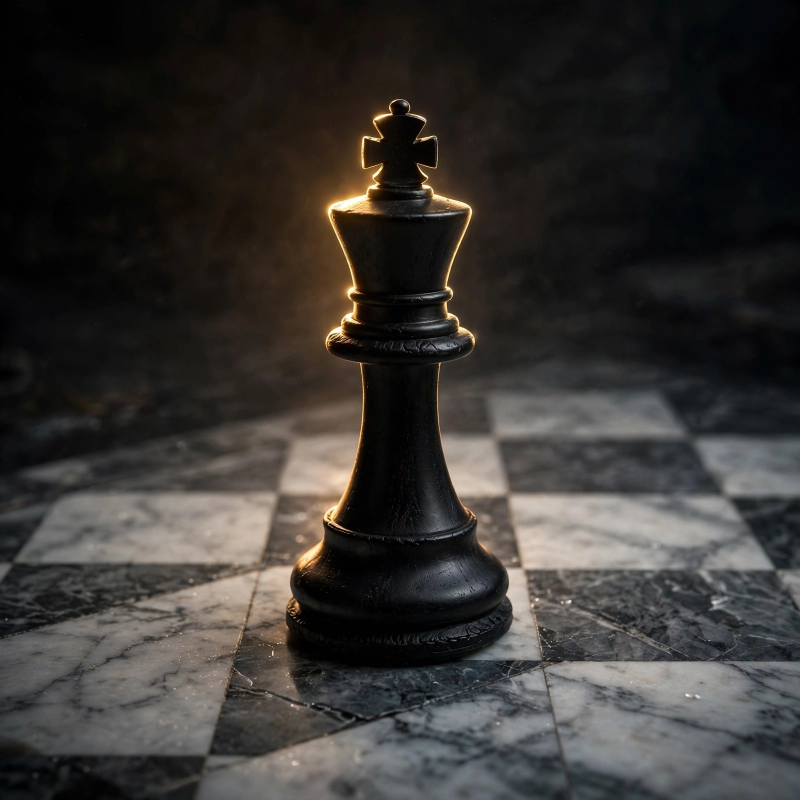
#> input picture bot/playground_test.jpg, 1600 x 1600 px (shown at 1/2 size)
$ python -i gold_thumb.py   (imports and definitions only)
#> lines starting #> are read from the running program, lines starting #| are printed output that depends on the picture
# -*- coding: utf-8 -*-
"""Chess thumbnails: 16:9 (long) and 9:16 (short).
Gold Impact text on black bordered boxes, centered, attention hooks."""
import os, sys
from PIL import Image, ImageDraw, ImageFont, ImageEnhance, ImageFilter, ImageOps

IMPACT = r"C:\Windows\Fonts\impact.ttf"
ALT = [r"C:\Windows\Fonts\arialbd.ttf", r"C:\Windows\Fonts\ariblk.ttf"]

GOLD_TOP = (255, 238, 140)
GOLD_MID = (255, 197, 34)
GOLD_BOT = (166, 112, 0)

MODES = {"long": (1280, 720), "short": (720, 1280)}


def _build_hooks():
    """Big rotating pool of attention hooks.

    Rules: no "mate in 1/2" claims (the answer may be 3 moves deep),
    no fixed move counts, every line is a question or a dare.
    """
    h = [
        "HOW ARE YOU GOING TO SOLVE THIS?",
        "TELL ME YOU CAN SOLVE THIS",
        "SO... HOW DO YOU SOLVE THIS?",
        "THIS ONE WILL HURT YOUR BRAIN",
        "YOU CAN'T SOLVE THIS PUZZLE",
        "CAN YOU SOLVE THIS PUZZLE?",
        "ONLY 1% SOLVE THIS",
        "IMPOSSIBLE CHESS PUZZLE",
        "FIND THE MOVE OR LOSE",
        "THIS POSITION IS A LIE",
        "99% PLAY THE WRONG MOVE",
        "GRANDMASTER LEVEL TRAP",
        "SOLVE IT IN 5 SECONDS",
        "THE PUZZLE THAT BREAKS ENGINES",
        "HIDDEN KILL IS HERE",
        "LOOK CLOSER AT F7",
        "NOBODY SEES THIS COMING",
        "BLACK IS DOOMED... OR IS HE?",
        "THE SILENT KILLER MOVE",
        "SACRIFICE THAT WINS IT ALL",
        "STOP! LOOK AT THE BOARD",
        "WHY IS THIS A TRAP?",
        "YOU'LL MISS THIS MOVE",
        "FIND THE WINNING BLOW",
        "TEST YOUR BRAIN NOW",
        "THE BRILLIANT MOVE",
        "SPOT THE WINNING LINE",
        "CAN YOU CRACK THIS?",
        "THE FORK NOBODY SAW",
        "YOUR MOVE... FIND IT",
        "MISS IT AND YOU LOSE",
        "THE TRAP IS SET",
        "SHOCKING FINAL MOVE",
        "HISTORY'S BEST SACRIFICE",
        "EVERY GRANDMASTER KNOWS THIS",
        "THE MOVE THEY FEAR",
        "THIS LOSES THE GAME",
        "HIDDEN IN PLAIN SIGHT",
        "DON'T MOVE THE KNIGHT",
        "THE PERFECT AMBUSH",
        "NOT EVEN ENGINE CAN SAVE THIS",
        "THE KING IS TRAPPED",
        "NOBODY SEES THE FORK",
        "PLAY THIS AND WIN",
        "THE DEADLIEST SQUARE",
        "CALCULATE IT NOW",
        "THE CHESS ILLUSION",
        "THIS CHANGES EVERYTHING",
        "IF YOU SEE IT, YOU'RE GOOD",
        "BLUNDERS EVERYONE MAKES",
        "SOLVE OR SCROLL AWAY",
        "ARE YOU A CHESS MASTER?",
        "WILL YOU FIND IT?",
        "THE BEST MOVE IS NOT OBVIOUS",
        "CHESS GENIUSES ONLY",
        "STARE AT THIS FOR 10 SECONDS",
        "WHY IS EVERYONE BLUNDERING HERE?",
        "THE MOVE NO CLUB PLAYER SEES",
        "ONE CLICK AND YOU'RE STUCK",
        "STOP SCROLLING. SOLVE THIS.",
        "READ THE BOARD OR REGRET IT",
        "YOUR EYES WILL LIE TO YOU",
        "THE QUIET MOVE THAT HURTS MOST",
        "EVERY SQUARE IS A TRAP HERE",
        "CAN YOU SEE WHAT THE ENGINE SEES?",
        "9 OUT OF 10 MISS THIS",
        "THIS LOOKS SAFE. IT ISN'T.",
        "FIND IT BEFORE I FLIP THE BOARD",
        "THE MOST MISSED MOVE ONLINE",
        "WHAT WOULD YOU PLAY HERE?",
        "YOUR TURN. THINK.",
        "DON'T GUESS. CALCULATE.",
        "THE DEFENCE NOBODY BELIEVES IN",
        "SACRIFICE FIRST, THINK LATER",
        "ONE MOVE DECIDES EVERYTHING",
        "WHY IS THE ROOK SITTING THERE?",
        "THE HANGING PIECE IS A BAIT",
        "IT LOOKS LOSING. IT'S NOT.",
        "IT LOOKS WINNING. IT'S NOT.",
        "THE COUNTER NOBODY EXPECTS",
        "SOLVE THIS LIKE A GRANDMASTER",
        "YOU HAVE ONE TRY. USE IT.",
        "SHARP EYES ONLY",
        "THE TACTIC HIDDEN IN 3 PIECES",
        "FIND THE ONLY MOVE THAT WORKS",
        "EVERY OTHER MOVE LOSES",
        "TRY IT. I'LL WAIT.",
        "THE POSITION THAT FOOLS ENGINES",
        "CAN YOU HOLD THIS DEFENCE?",
        "THIS IS WHY YOU LOSE ENDGAMES",
        "THE PAWN THAT WINS THE GAME",
        "WATCH THE DARK SQUARES",
        "THE FORK IS ALREADY THERE",
        "COUNT THE DEFENDERS FIRST",
        "ONE SQUARE CHANGES EVERYTHING",
        "THE MOVE THAT SHOOK THE TOURNAMENT",
        "TRUST YOUR CALCULATION",
        "NO HINTS. JUST THE BOARD.",
        "THE LAST PIECE THAT MATTERS",
        "YOU ARE ABOUT TO BLUNDER",
        "SOLVE IT BEFORE THE CLOCK HITS 0",
        "WHY DID THEY GIVE UP THE PIECE?",
        "IS THE KING REALLY SAFE?",
        "THE OPEN FILE IS THE KEY",
        "MISS THIS AND IT'S OVER",
        "THE DEFLECTION THAT WINS MATERIAL",
        "FIND THE PIN BEFORE IT'S TOO LATE",
        "THE EXCHANGE THAT CHANGES EVERYTHING",
        "CAN YOU SPOT THE BACK RANK?",
        "THIS ENDGAME ISN'T DRAWN",
        "THE MOVE THAT BREAKS THE FORTRESS",
        "WHY IS THE KNIGHT SO STRONG HERE?",
        "YOUR FIRST INSTINCT IS WRONG",
        "CALCULATE TO THE END",
        "THE SILENT THREAT ON THE NEXT MOVE",
        "GRANDMASTERS SEE THIS INSTANTLY",
        "ONLY PATIENT PLAYERS FIND THIS",
        "THE QUIETEST WIN OF THE DAY",
        "LOOK TWICE BEFORE YOU TOUCH A PIECE",
        "WHY IS EVERY PIECE DEFENDING?",
        "THE SACRIFICE THAT MAKES NO SENSE",
        "IT'S NOT ABOUT THE PIECES",
        "THE MOVE YOU'LL WISH YOU FOUND",
        "ARE YOU BRAVE ENOUGH TO SACRIFICE?",
        "TWO PIECES ARE AWAITING YOU",
        "FIND THE MOVE EVERYONE MISSES",
        "THE LONGEST CALCULATION WINS",
        "THIS PUZZLE DOESN'T FORGIVE",
        "STEP BY STEP. MOVE BY MOVE.",
        "WHY IS THE QUEEN THERE?",
        "THE MOVE THAT SILENCES THE ROOM",
        "YOU SEE A DRAW. I SEE A WIN.",
        "THE ONLY CHANCE IS HIDDEN",
        "BLINK AND IT'S GONE",
        "THE WIN IS IN THE DETAILS",
        "PLAY THE MOVE THAT SCARES THEM",
        "HUNT THE WEAK KING",
        "THE PAWN STORM STARTS NOW",
        "COULD YOU DEFEND THIS?",
        "THE TACTIC YOUR COACH TAUGHT YOU",
        "IT ALL DEPENDS ON ONE MOVE",
        "YOUR CALCULATION STARTS NOW",
        "SEE THE FORK BEFORE YOU MOVE",
        "THE BEST DEFENCE IS A COUNTERATTACK",
        "WHY IS THIS POSITION DRAWN?",
        "FIND THE ONLY RESOURCE",
        "THE MOVE THAT SAVES THE GAME",
        "PLAY LIKE A CHAMPION",
        "THIS BOARD IS FULL OF SECRETS",
        "ONE MISTAKE ENDS IT",
        "THE HIDDEN DEFENCE",
        "CAN YOU OUTPLAY THE ENGINE?",
        "THE MOST BEAUTIFUL MOVE HERE",
        "WHERE IS THE COUNTERPLAY?",
        "THE REASON BEHIND THE SACRIFICE",
        "THINK BEFORE YOU RECAREER",
        "THE SQUARE THEY ALL FORGET",
        "YOU ARE CLOSER THAN YOU THINK",
        "SOLVE IT LIKE THE WORLD CHAMPION",
        "THE MOVE THAT ENDS THE ARGUMENT",
        "NO SHORTCUTS HERE",
        "THE ENDGAME TRICK THAT WORKS EVERY TIME",
        "WHY IS THE BISHOP AIMING THERE?",
        "SPOT THE UNDEFENDED PIECE",
        "THE STRATEGIC MOVE NOBODY TALKS ABOUT",
        "READ MY MIND. FIND THE MOVE.",
        "THIS POSITION HAS ONE ANSWER",
        "FIND IT AND YOU'RE READY",
        "THE CRITICAL MOMENT",
        "DARE TO CALCULATE DEEPER",
        "THE MOVE THAT OPENS EVERYTHING",
        "WATCH THE COUNTERPLAY",
        "YOU'LL THANK ME AFTER THIS",
        "THE LAST DEFENCE COLLAPSES",
        "WHY DID THE ENGINE PANIC?",
        "WHERE IS THE CHECKMATE NET?",
        "THE MOVE THAT CHANGES THE PLAN",
        "TRY TO FIND IT WITHOUT MOVING",
        "ATTACK FROM THE OTHER SIDE",
        "THE OPENING TRAP RETURNS",
        "NOTHING HERE IS WHAT IT SEEMS",
        "THE KING WISHES IT HAD AN ESCAPE",
        "EVERY MOVE HAS A PRICE",
        "THE ACCURATE MOVE IS SURPRISING",
        "THINK LIKE A MACHINE",
        "THIS BOARD IS A LIE",
        "FIND THE WIN THE CROWD MISSED",
        "THE FINAL PIECE OF THE PUZZLE",
        "LOOK AT THE H FILE",
        "THE MOST UNLUCKY BLUNDER",
        "WHY IS BLACK SMILING HERE?",
        "WHY IS WHITE SMILING HERE?",
        "COUNT THE TEMPI",
        "ONE INACCURACY AND IT'S GONE",
        "THE MOVE THAT WINS THE TIEBREAK",
        "THE ONLY SQUARE THAT WORKS",
        "YOU ARE ONE MOVE AWAY",
        "IT'S NOT OVER UNTIL IT'S OVER",
        "TRUST THE FORK",
        "THIS IS HOW CHAMPIONS THINK",
        "THE PUZZLE EVERYONE GETS WRONG",
        "SOLVE IT NOW. DON'T WAIT.",
        "THE PIN THAT DECIDES THE GAME",
        "THE MOVES SPEAK FOR THEMSELVES",
        "WATCH OUT FOR THE BACK RANKER",
        "THE SMOTHERED KING IS WAITING",
        "DISCOVER THE HIDDEN ATTACK",
        "THE MOVE THAT SHOCKED THE COMMENTATORS",
        "WHY IS THIS SO DIFFICULT?",
        "YOUR CLOCK IS TICKING",
        "A SINGLE PAWN CAN WIN THIS",
        "THE OPENING YOU SHOULD FEAR",
        "THE STRATEGY BEHIND THE SACRIFICE",
        "CAN YOU FINISH THE JOB?",
        "THE ONLY LINE THAT SURVIVES",
        "SPOT IT BEFORE THE ENGINE DOES",
        "WHY IS THE ROOK SACRIFICED?",
        "THE MOVE THAT ENDS THE DEBATE",
        "IT'S A TRAP. OR IS IT?",
        "THE MATERIAL IS EQUAL. THE POSITION ISN'T.",
        "SOLVE IT WITH YOUR EYES CLOSED",
        "EVERY CHESS PLAYER SHOULD KNOW THIS",
        "THE COUNTERATTACK YOU MISSED",
        "WHEN THE DEFENCE BECOMES AN ATTACK",
        "FIND THE ONLY KING MOVE THAT WINS",
        "THE QUEEN SAC EVERYONE DREAMS ABOUT",
        "YOU WOULDN'T DARE",
        "THE MOVE THAT WRITES HISTORY",
        "YOU HAVE TO SEE THIS",
        "WHAT IS THE BEST MOVE HERE?",
        "THE HIDDEN MOVE BEHIND THE MASK",
        "THE BOARD IS WAITING FOR YOU",
        "THE DEEPEST CALCULATION WINS",
        "LOOK AT THE FORKS IN THE CENTER",
        "THE SMALL MOVE WITH A BIG PUNCH",
        "CAN YOU SPOT THE STALEMATE TRICK?",
        "THIS IS PURE CHESS ART",
        "THE REASON THEY RESIGNED",
        "ONE PIECE DOES ALL THE WORK",
        "WHY IS THE BISHOP SO POWERFUL?",
        "YOU'LL NEVER GUESS THE FIRST MOVE",
        "THE SHARPEST LINE ON THE BOARD",
        "SOLVE IT LIKE YOU MEAN IT",
        "THE CHECK THAT CHANGES EVERYTHING",
        "ARE YOU READY FOR THE COMBINATION?",
        "IT'S TIME TO CALCULATE",
        "THE MATE NET IS ALREADY THERE",
        "THE LAST THING YOUR OPPONENT EXPECTS",
        "FIND THE HIDDEN GEOMETRY",
        "THE MOST SATISFYING FINISH",
        "WHY ARE ALL PIECES POINTING AT THE KING?",
        "ONE DEFENDER IS MISSING",
        "THE FINAL BLOW IS CLOSE",
        "NO ENGINE CAN SAVE THIS POSITION",
        "FIND THE SECOND BEST MOVE? NO. THE BEST.",
        "THE TRICK THAT WINS ON TIME",
        "WHEN EVERY MOVE IS A THREAT",
        "YOU MUST SEE THE COMBINATION",
        "THE TACTIC THAT NEVER FAILS",
        "BLUNDER OR BRILLIANCY?",
        "TRUST THE PROCESS. FIND THE MOVE.",
        "WHY IS THIS THE CRITICAL POSITION?",
        "YOU'LL BE SURPRISED BY THE ANSWER",
        "THE ANSWER IS NOT OBVIOUS",
        "LET'S SEE HOW YOU THINK",
        "PROVE YOU'RE A 2000+ PLAYER",
        "THIS IS YOUR DAILY CHESS TEST",
        "SOLVE IT BEFORE YOU SCROLL",
        "THE WIN IS HIDING IN PLAIN SIGHT",
        "SPOT THE MATING NET",
        "WHY IS THE KING WALKING FORWARD?",
        "THE MOVE THAT BREAKS EVERYTHING",
        "FIND THE ONLY MOVE OR GAME OVER",
        "THE CLEVEREST MOVE TODAY",
        "CAN YOU FIND THE UNICORN MOVE?",
        "THE ENDGAME HAS SECRETS",
        "HOW DID THEY MISS THIS?",
        "THE MOST BEAUTIFUL TACTIC ONLINE",
        "YOU ARE BEING TESTED",
        "DO YOU SEE THE THREAT?",
        "WHAT COMES AFTER THE SACRIFICE?",
        "IT TAKES COURAGE TO PLAY THIS",
        "THE POSITION THAT MAKES YOU THINK",
        "STOP. CALCULATE. MOVE.",
        "THE WIN STARTS WITH A PAWN",
        "WHY IS THE KNIGHT ON THE RIM?",
        "YOU'LL WANT TO TAKE THAT PIECE. DON'T.",
        "THE ONLY CHANCE TO ESCAPE",
        "ONE MOVE SEPARATES YOU FROM VICTORY",
        "THE UNEXPECTED RESOURCE",
        "FIND THE MOVE BEFORE I DO",
        "THIS IS WHERE THE GAME IS WON",
        "THE KING HUNT BEGINS NOW",
        "ARE YOU SURE THE PIN WORKS?",
        "THE FORGOTTEN DEFENSIVE MOVE",
        "DOES THE QUEEN HAVE ENOUGH SQUARES?",
        "THE MOST MISUNDERSTOOD POSITION",
        "YOU HAVE TO CALCULATE TWICE",
        "FIND THE MOVE THAT MAKES THE CROWD CHEER",
        "THIS IS PURE MAGIC",
        "ONE MISTAKE AND IT'S A DRAW",
        "WHY IS THIS ENDGAME WON?",
        "WHAT IS THE ONLY MOVE THAT WINS?",
        "THE HIDDEN GEM OF THIS POSITION",
        "I CHALLENGE YOU TO SOLVE THIS",
        "THE MOVE THAT BREAKS THE INTERNET",
        "THE LONG CALCULATION PAYS OFF",
        "YOUR OPPONENT HOPES YOU MISS IT",
        "PLAY THE MOVE THAT LOOKS WRONG",
        "THE CRITICAL SQUARE IS OPEN",
        "WHY DID THEY LEAVE THE PIECE HANGING?",
        "THE ATTACK NOBODY SAW COMING",
        "IT'S A BRILLIANCY. CAN YOU FIND IT?",
        "THE FINAL SEQUENCE",
        "YOU ARE LOOKING AT THE WRONG PIECE",
        "THE MOVE THAT SURPRISED THE ENGINE",
        "WHEN PATIENCE BECOMES A WEAPON",
        "THE ONLY MOVE I WOULD PLAY",
        "CAN YOU HOLD THE TENSION?",
        "THE SECRET OF THIS POSITION",
        "YOUR TURN TO BE CREATIVE",
        "THE MOVE THAT DESERVES A ROUND OF APPLAUSE",
        "WHY IS THIS GAME STILL ALIVE?",
        "SHOW ME YOU CAN FINISH THIS",
        "THE MOST PAINFUL MOVE TO FACE",
        "EVERY CHESS FAN SHOULD SOLVE THIS",
        "LOOK BEYOND THE OBVIOUS",
        "FIND THE MOVE THAT MAKES IT ALL CLICK",
        "DOES THE FORK REALLY WORK?",
        "THE CHESS PUZZLE THAT NEVER GETS OLD",
        "YOU ARE ONE INSIGHT AWAY",
        "IS THE SACRIFICE SOUND?",
        "WHAT WOULD A GRANDMASTER PLAY?",
        "THE MOVE YOU DIDN'T EXPECT",
        "TAKE A DEEP BREATH AND SOLVE",
        "THIS IS THE MOMENT OF TRUTH",
        "WHY IS THE PAWN SO DANGEROUS NOW?",
        "THE LAST MOVE WAS A MISTAKE",
        "CAN YOU PUNISH IT?",
        "THE ONE MOVE THAT MAKES EVERYTHING WORK",
        "NOW OR NEVER",
        "THE FINISHING SEQUENCE IS RIGHT THERE",
        "THE POSITION DEMANDS A SACRIFICE",
        "FIND THE MOVE THAT SILENCES DOUBT",
        "WHEN YOUR OPPONENT'S BEST MOVE IS A RETREAT",
        "YOU'LL WANT TO PAUSE THE VIDEO",
        "THE MOST UNEXPECTED WIN",
        "WHERE IS THE COUNTERATTACK?",
        "THE BOARD IS SET FOR A COMBINATION",
        "YOU WILL NOT BELIEVE THIS ONE",
        "THIS POSITION IS PURE CHAOS",
        "WHY IS THE ENGINE SCREAMING?",
        "TRY NOT TO BLUNDER",
        "THE MOVE THAT CLOSES THE GAME",
        "SOLVE IT LIKE A PRO",
        "FIND THE ONLY PATH TO VICTORY",
        "WHAT IS THE CORRECT ORDER OF MOVES?",
        "THE PUZZLE THAT SEPARATES AMATEURS FROM PROS",
        "THE HIT THAT ENDS THE DEBATE",
        "PROVE YOU UNDERSTAND THIS POSITION",
        "WHY IS THE ROOK SACRIFICED?",
        "SOLVE IT BEFORE THE HINT COMES",
        "WHAT IS YOUR FIRST MOVE?",
        "THE MASTERCLASS MOVE",
        "YOU'VE SEEN THIS PATTERN BEFORE",
        "ONE SQUARE AWAY FROM VICTORY",
        "THE REASON THIS POSITION IS FAMOUS",
        "FIND THE MOVE THAT MAKES HISTORY",
        "WHEN THE DEFENCE FINALLY CRACKS",
        "THE FINAL WORD IS YOURS",
    ]
    # combinatorial families -> grows the pool past 1000 unique lines
    who = ["YOU", "99% OF PLAYERS", "EVERY BEGINNER", "MOST CHESS FANS", "NOBODY",
           "ALMOST EVERYONE", "CLUB PLAYERS", "YOUNG TALENTS", "YOUR FRIENDS",
           "EXPERTS AT FIRST GLANCE", "STREAMERS", "PEOPLE ONLINE"]
    fail = ["CAN'T SOLVE THIS", "WILL NEVER SEE THIS", "MISS THIS EVERY TIME",
            "BLUNDER THIS POSITION", "FAIL THIS TEST", "GET THIS WRONG",
            "PLAY THE OBVIOUS MOVE", "FALL FOR THIS TRAP", "CHOOSE THE WRONG SQUARE",
            "GIVE UP ON THIS POSITION"]
    for a in who:
        for b in fail:
            h.append("%s %s" % (a, b))
    for p in (1, 2, 3, 4, 5, 7, 10, 12, 15, 20, 25, 30, 40, 50, 60, 70, 80, 90, 95, 99):
        h += ["ONLY %d%% SOLVE THIS" % p, "%d%% GET THIS WRONG" % p,
              "%d%% PLAY THE WRONG MOVE" % p, "%d%% CAN'T FIND IT" % p,
              "CAN YOU BEAT THE %d%%?" % p, "THE MOVE %d%% MISS" % p,
              "ONLY %d%% SEE THE SECOND MOVE" % p]
    for s in (3, 5, 7, 8, 10, 12, 15, 20, 30, 60):
        h += ["CAN YOU FIND IT IN %d SECONDS?" % s, "SOLVE IT IN %d SECONDS" % s,
              "YOU HAVE %d SECONDS. GO." % s, "%d SECONDS TO FIND THE MOVE" % s]
    for adj in ("BRILLIANT", "SHOCKING", "SILENT", "DEADLY", "CUNNING", "BEAUTIFUL",
                "STRATEGIC", "TACTICAL", "UNEXPECTED", "HIDDEN", "DANGEROUS", "PAINFUL",
                "RUTHLESS", "CLEVER", "TRICKY", "QUIET", "SHARP", "DEEP", "EASY",
                "TRAGIC", "MAGICAL", "TEXTBOOK", "GENIUS", "NASTY", "CLEAN", "PURE",
                "INSANE", "CRAZY", "LEGENDARY", "MASTERFUL", "DELICIOUS", "DEVASTATING",
                "SPOT-ON", "SURPRISING", "FAMOUS", "CLASSIC", "MODERN", "VINTAGE",
                "FEARLESS", "PATIENT", "BRUTAL", "GENTLE", "LOADED", "PICTURE-PERFECT"):
        h += ["THE %s MOVE THEY ALL MISS" % adj,
              "THIS %s TACTIC ALWAYS WORKS" % adj,
              "WHY IS THIS THE %s MOVE?" % adj,
              "%s! CAN YOU SEE WHY?" % adj]
    for target in ("THE HANGING QUEEN", "THE OPEN FILE", "THE WEAK KING", "THE LONE PAWN",
                   "THE SLEEPING BISHOP", "THE TRAPPED KNIGHT", "THE EMPTY BACK RANK",
                   "THE CENTRAL PAWN", "THE DEFENCE", "THE FORGOTTEN ROOK",
                   "THE CASTLED KING", "THE PASSED PAWN"):
        h += ["PUNISH %s NOW" % target, "ATTACK %s BEFORE IT'S TOO LATE" % target,
              "EVERYTHING ABOUT %s" % target, "WHY IS %s SO IMPORTANT?" % target]
    for thing in ("ENGINE", "GRANDMASTER", "COMMENTATORS", "WORLD CHAMPION",
                  "YOUR COACH", "THE CROWD", "YOUR OPPONENT", "THE ARBITER",
                  "SOCIAL MEDIA", "THE EXPERTS"):
        h += ["THE MOVE THAT SHOCKED THE %s" % thing, "WHY DID THE %s MISS IT?" % thing,
              "NOBODY TOLD THE %s" % thing, "THE %s COULDN'T BELIEVE THIS" % thing]
    for area in ("F7", "THE CENTER", "THE BACK RANK", "THE H FILE", "THE D FILE",
                 "THE QUEENSIDE", "THE DARK SQUARES", "THE OPEN FILE", "THE KING SIDE",
                 "THE PASSING PAWN", "THE BACK RANK", "THE CORNER", "THE LAST RANK"):
        h += ["LOOK CLOSER AT %s" % area, "EVERYTHING DEPENDS ON %s" % area,
              "THE SECRET IS IN %s" % area, "WATCH %s CAREFULLY" % area]
    for verb in ("FIND THE WINNING MOVE", "SPOT THE HIDDEN THREAT", "CRACK THIS POSITION",
                 "BREAK THE DEFENCE", "SEE THE COMBINATION", "FINISH THE GAME",
                 "PUNISH THE MISTAKE", "TURN THE TIDE", "ESCAPE THE TRAP",
                 "WIN THE ENDGAME", "HOLD THE POSITION", "SAVE THE GAME"):
        h += [verb + " NOW", verb + " BEFORE IT'S TOO LATE", verb + " OR LOSE",
              "CAN YOU " + verb + "?", verb + " LIKE A PRO"]
    seen, out = set(), []
    for x in h:
        x = " ".join(x.upper().split())
        if 8 <= len(x) <= 44 and x not in seen:
            seen.add(x)
            out.append(x)
#> in make, img is the input picture: PIL image 1600x1600 RGB; mean R, G, B 55.5, 53, 50.3
    return out


HOOKS = _build_hooks()
# aliases kept for older scripts
CHESS_HOOKS = HOOKS


def load_font(size):
    for p in [IMPACT] + ALT:
        if os.path.exists(p):
            try:
                return ImageFont.truetype(p, size)
            except Exception:
                pass
    return ImageFont.load_default()


def fit_cover(img, w, h):
#> called with w = 1280, h = 720
    img = img.convert("RGB")
    sw, sh = img.size
    scale = max(w / sw, h / sh)
    img = img.resize((max(w, int(sw * scale + 0.5)), max(h, int(sh * scale + 0.5))), Image.LANCZOS)
#> img: PIL image 1280x1280 RGB
    x = (img.width - w) // 2
    y = (img.height - h) // 2
    return img.crop((x, y, x + w, y + h))
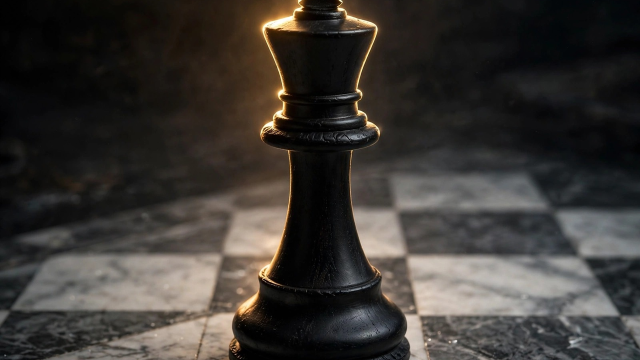
#> returned value: PIL image 1280x720 RGB (shown at 1/2 size); mean R, G, B 59.2, 55.3, 51.4


def gold_gradient(w, h):
    g = Image.new("RGB", (w, h))
    px = g.load()
    for y in range(h):
        t = y / max(1, h - 1)
        if t < 0.55:
            k = t / 0.55
            c = tuple(int(GOLD_TOP[i] + (GOLD_MID[i] - GOLD_TOP[i]) * k) for i in range(3))
        else:
            k = (t - 0.55) / 0.45
            c = tuple(int(GOLD_MID[i] + (GOLD_BOT[i] - GOLD_MID[i]) * k) for i in range(3))
        for x in range(w):
            px[x, y] = c
    return g


def wrap(draw, text, font, maxw):
    words, lines, cur = text.split(), [], ""
    for w in words:
        t = (cur + " " + w).strip()
        if draw.textlength(t, font=font) <= maxw or not cur:
            cur = t
        else:
            lines.append(cur)
            cur = w
    if cur:
        lines.append(cur)
    return lines


def make(src, out, mode="long", hook_idx=0, color_base=True, hook_text=None):
    W, H = MODES[mode]
    img = Image.open(src)
    img = fit_cover(img, W, H)

    if color_base:
        base = ImageEnhance.Color(img).enhance(0.9)
        base = ImageEnhance.Contrast(base).enhance(1.12)
    else:
        base = ImageOps.grayscale(img)
        base = ImageEnhance.Contrast(base).enhance(1.35).convert("RGB")

    # clone a neighbouring strip over the generator watermark (bottom-right)
    wm_w, wm_h = int(W * 0.26), int(H * 0.11)
    x0, y0 = W - wm_w, H - wm_h
    src_x = max(0, x0 - wm_w)
    patch = base.crop((src_x, y0, x0, H))
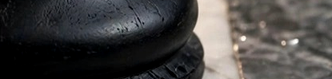
#> patch: PIL image 332x79 RGB; mean R, G, B 68.3, 66.5, 65.5
    patch = patch.transpose(Image.FLIP_LEFT_RIGHT)
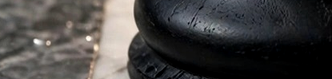
#> patch: PIL image 332x79 RGB; mean R, G, B 68.3, 66.5, 65.5
    base.paste(patch, (x0, y0))

    # vignette
    vig = Image.new("L", (W, H), 0)
#> vig: PIL image 1280x720 L; every value is 0
#> (the rest of the program and of its run is left out)
